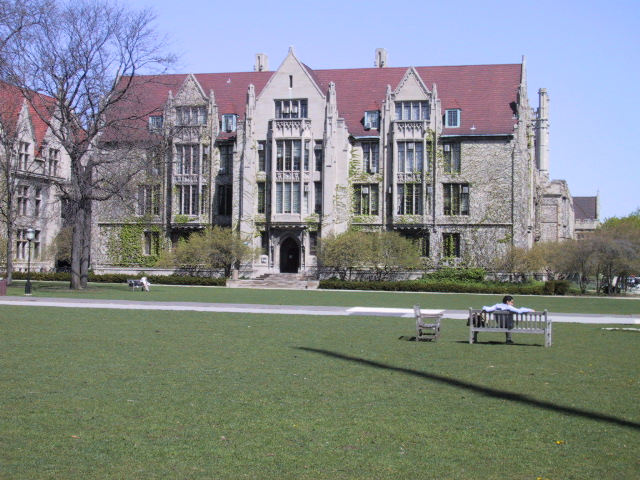
%> input picture MATLAB/wavelet_eckhart/eckhart.jpg, 640 x 480 px
$ octave wavelet_eckhart_b.m   (GNU Octave 9; MATLAB toolbox functions it lacks are replaced by stand-ins)
%> lines starting %> are read from the running program, lines starting %| are printed output that depends on the picture
% wavelet_gbb2b.m
%%%%%%%%%%%%%%%%%%%%
% load image file
RGB=imread('eckhart.jpg');
%> RGB is the input picture: size 480x640x3 uint8; mean R, G, B 130.1, 135.5, 135.6
A=im2gray(RGB);
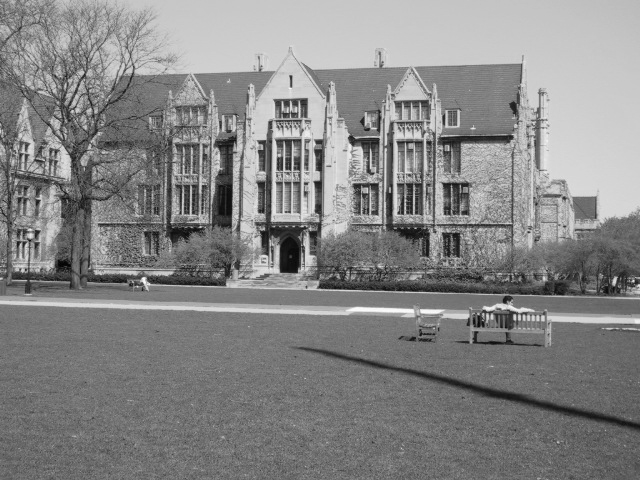
%> A: size 480x640 uint8; min 1, max 252, mean 133.9
% multiresolution decomposition
[C,S]=wavedec2(A,1,'coif1');
%> S = [242 322; 242 322; 480 640]
A1=appcoef2(C,S,'coif1',1);
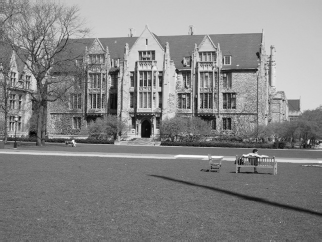
%> A1: size 242x322 double; min 3.86, max 506.4, mean 268.1; drawn with min black and max white
[H1,V1,D1] = detcoef2('all',C,S,1);
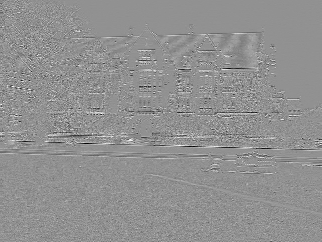
%> H1: size 242x322 double; min -126.1, max 94.76, mean -0.2; drawn with min black and max white
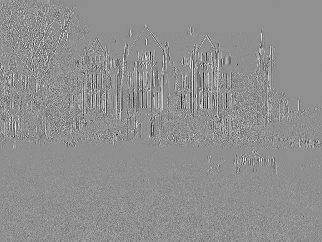
%> V1: size 242x322 double; min -133.5, max 102.8, mean 0; drawn with min black and max white
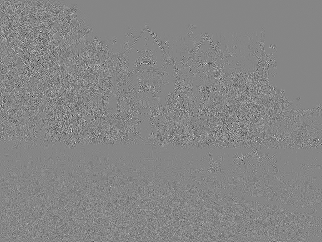
%> D1: size 242x322 double; min -78.72, max 71.12, mean 0; drawn with min black and max white
% plot A(n)
subplot(2,2,1);
imagesc(A1);
colormap('gray');
title('Approximation of Level 1');
subplot(2,2,2);
imagesc(H1);
title('Horizontal Detail of Level 1');
subplot(2,2,3);
imagesc(V1);
title('Vertical Detail of Level 1');
subplot(2,2,4);
imagesc(D1);
title('Diagonal Detail of Level 1');
